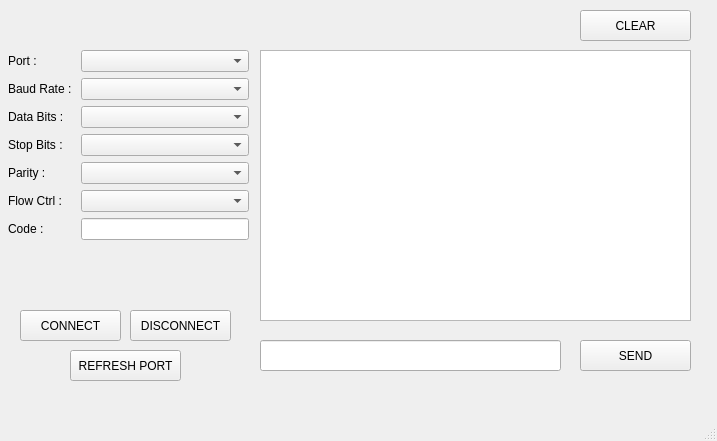
<?xml version="1.0" encoding="UTF-8"?>
<ui version="4.0">
 <class>MainWindow</class>
 <widget class="QMainWindow" name="MainWindow">
  <property name="geometry">
   <rect>
    <x>0</x>
    <y>0</y>
    <width>717</width>
    <height>441</height>
   </rect>
  </property>
  <property name="windowTitle">
   <string>MainWindow</string>
  </property>
  <widget class="QWidget" name="centralwidget">
   <widget class="QLineEdit" name="lnMessage">
    <property name="geometry">
     <rect>
      <x>260</x>
      <y>340</y>
      <width>301</width>
      <height>31</height>
     </rect>
    </property>
   </widget>
   <widget class="QPushButton" name="btnSend">
    <property name="geometry">
     <rect>
      <x>580</x>
      <y>340</y>
      <width>111</width>
      <height>31</height>
     </rect>
    </property>
    <property name="text">
     <string>SEND</string>
    </property>
   </widget>
   <widget class="QPushButton" name="btnClear">
    <property name="geometry">
     <rect>
      <x>580</x>
      <y>10</y>
      <width>111</width>
      <height>31</height>
     </rect>
    </property>
    <property name="text">
     <string>CLEAR</string>
    </property>
   </widget>
   <widget class="QPushButton" name="btnConnect">
    <property name="geometry">
     <rect>
      <x>20</x>
      <y>310</y>
      <width>101</width>
      <height>31</height>
     </rect>
    </property>
    <property name="text">
     <string>CONNECT</string>
    </property>
   </widget>
   <widget class="QPushButton" name="btnDisconnect">
    <property name="geometry">
     <rect>
      <x>130</x>
      <y>310</y>
      <width>101</width>
      <height>31</height>
     </rect>
    </property>
    <property name="text">
     <string>DISCONNECT</string>
    </property>
   </widget>
   <widget class="QPushButton" name="btnRefreshPorts">
    <property name="geometry">
     <rect>
      <x>70</x>
      <y>350</y>
      <width>111</width>
      <height>31</height>
     </rect>
    </property>
    <property name="text">
     <string>REFRESH PORT</string>
    </property>
   </widget>
   <widget class="QTextBrowser" name="textBrowser">
    <property name="geometry">
     <rect>
      <x>260</x>
      <y>50</y>
      <width>431</width>
      <height>271</height>
     </rect>
    </property>
   </widget>
   <widget class="QWidget" name="">
    <property name="geometry">
     <rect>
      <x>8</x>
      <y>50</y>
      <width>241</width>
      <height>241</height>
     </rect>
    </property>
    <layout class="QFormLayout" name="formLayout">
     <item row="0" column="0">
      <widget class="QLabel" name="lblPoert">
       <property name="text">
        <string>Port : </string>
       </property>
      </widget>
     </item>
     <item row="0" column="1">
      <widget class="QComboBox" name="cmbPort"/>
     </item>
     <item row="1" column="0">
      <widget class="QLabel" name="lblBaudRate">
       <property name="text">
        <string>Baud Rate : </string>
       </property>
      </widget>
     </item>
     <item row="1" column="1">
      <widget class="QComboBox" name="cmbBaudRate"/>
     </item>
     <item row="2" column="0">
      <widget class="QLabel" name="lblData">
       <property name="text">
        <string>Data Bits :</string>
       </property>
      </widget>
     </item>
     <item row="2" column="1">
      <widget class="QComboBox" name="cmbData"/>
     </item>
     <item row="3" column="0">
      <widget class="QLabel" name="lblStop">
       <property name="text">
        <string>Stop Bits : </string>
       </property>
      </widget>
     </item>
     <item row="3" column="1">
      <widget class="QComboBox" name="cmbStop"/>
     </item>
     <item row="4" column="0">
      <widget class="QLabel" name="lblParity">
       <property name="text">
        <string>Parity :</string>
       </property>
      </widget>
     </item>
     <item row="4" column="1">
      <widget class="QComboBox" name="cmbParity"/>
     </item>
     <item row="5" column="0">
      <widget class="QLabel" name="lblFlow">
       <property name="text">
        <string>Flow Ctrl :</string>
       </property>
      </widget>
     </item>
     <item row="5" column="1">
      <widget class="QComboBox" name="cmbFlow"/>
     </item>
     <item row="6" column="0">
      <widget class="QLabel" name="lblCode">
       <property name="text">
        <string>Code : </string>
       </property>
      </widget>
     </item>
     <item row="6" column="1">
      <widget class="QLineEdit" name="lnCode"/>
     </item>
     <item row="7" column="1">
      <spacer name="verticalSpacer">
       <property name="orientation">
        <enum>Qt::Vertical</enum>
       </property>
       <property name="sizeHint" stdset="0">
        <size>
         <width>20</width>
         <height>40</height>
        </size>
       </property>
      </spacer>
     </item>
    </layout>
   </widget>
  </widget>
  <widget class="QMenuBar" name="menubar">
   <property name="geometry">
    <rect>
     <x>0</x>
     <y>0</y>
     <width>717</width>
     <height>22</height>
    </rect>
   </property>
  </widget>
  <widget class="QStatusBar" name="statusbar"/>
 </widget>
 <resources/>
 <connections/>
</ui>
